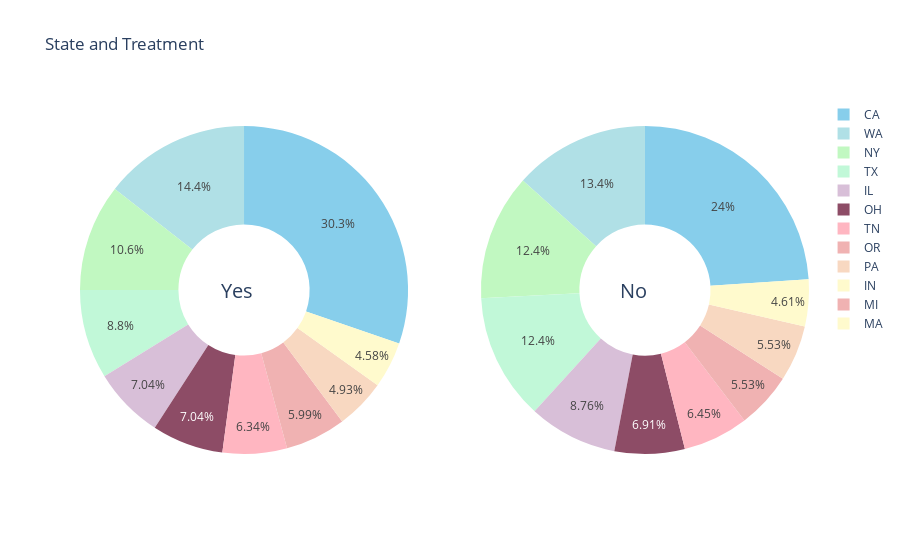

Notebook cell for this chart:
### Code cell
fig = make_subplots(rows=1, cols=2, specs=[[{'type':'domain'}, {'type':'domain'}]])
fig.add_trace(go.Pie(labels=df['state'].loc[df['treatment'] == 'Yes'].value_counts().index.to_list()[:10], values=df['state'].loc[df['treatment'] == 'Yes'].value_counts()[:10], name="Treatment - Yes", marker=dict(colors=palette)),
              1, 1)
fig.add_trace(go.Pie(labels=df['state'].loc[df['treatment'] == 'No'].value_counts().index.to_list()[:10], values=df['state'].loc[df['treatment'] == 'No'].value_counts()[:10], name="Treatment - No", marker=dict(colors=palette)),
              1, 2)

fig.update_traces(hole=0.4, hoverinfo="label+percent+name")

fig.update_layout(
    title_text="State and Treatment",
    annotations=[dict(text='Yes', x=0.19, y=0.5, font_size=20, showarrow=False),
                 dict(text='No', x=0.78, y=0.5, font_size=20, showarrow=False)]
)

fig.show()

### Figure 1 — Plotly figure (JSON) as saved in the notebook; plotly's stock layout.template omitted (floating-point values rounded to 4 significant figures)
{"data": [{"domain": {"x": [0.0, 0.45], "y": [0.0, 1.0]}, "hole": 0.4, "hoverinfo": "label+percent+name", "labels": ["CA", "WA", "NY", "TX", "IL", "OH", "TN", "OR", "PA", "IN"], "marker": {"colors": ["#87CEEB", "#B0E0E6", "#C1F8C1", "#C1F8D8", "#D8BFD8", "#8D4C66", "#FFB6C1", "#F0B2B2", "#F8D8C1", "#FFFACD", "#D2B48C", "#d6b39f", "#c48d86", "#ad6b75"]}, "name": "Treatment - Yes", "type": "pie", "values": [86, 41, 30, 25, 20, 20, 18, 17, 14, 13]}, {"domain": {"x": [0.55, 1.0], "y": [0.0, 1.0]}, "hole": 0.4, "hoverinfo": "label+percent+name", "labels": ["CA", "WA", "TN", "NY", "TX", "PA", "IN", "MI", "OR", "MA"], "marker": {"colors": ["#87CEEB", "#B0E0E6", "#C1F8C1", "#C1F8D8", "#D8BFD8", "#8D4C66", "#FFB6C1", "#F0B2B2", "#F8D8C1", "#FFFACD", "#D2B48C", "#d6b39f", "#c48d86", "#ad6b75"]}, "name": "Treatment - No", "type": "pie", "values": [52, 29, 27, 27, 19, 15, 14, 12, 12, 10]}], "layout": {"annotations": [{"font": {"size": 20}, "showarrow": false, "text": "Yes", "x": 0.19, "y": 0.5}, {"font": {"size": 20}, "showarrow": false, "text": "No", "x": 0.78, "y": 0.5}], "title": {"text": "State and Treatment"}}}
